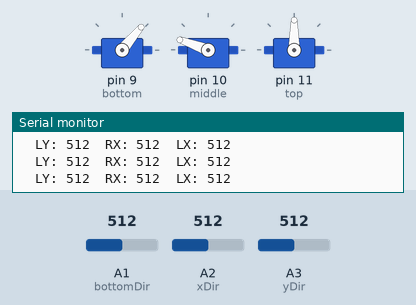
Bench run of a sketch on a simulated Arduino Uno, built with avr-gcc and run on an emulated ATmega328P. Parts: 3 × servo, the last lines printed to the serial monitor. Inputs (shaded band) come from the test bench; at power-on: A2 (xDir) = 512, A1 (bottomDir) = 512, A3 (yDir) = 512.

Above: at 1.2 s.
1.3 s: A2 (xDir) set to 681
4.3 s: A2 (xDir) set to 712
At 6.1 s:
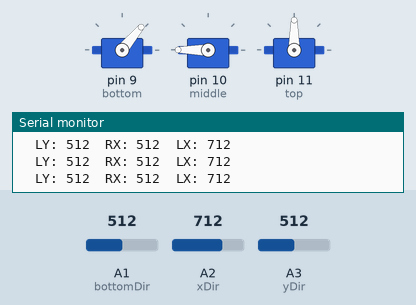
7.3 s: A1 (bottomDir) set to 449
10.3 s: A1 (bottomDir) set to 431
At 10.5 s:
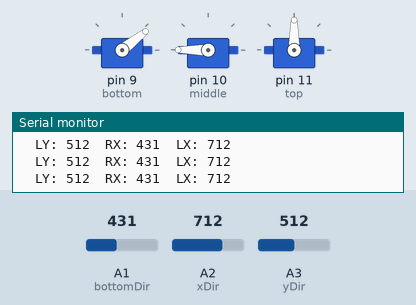
At 12.1 s:
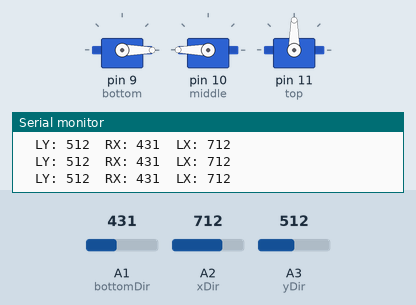
13.3 s: A3 (yDir) set to 690
14.8 s: A3 (yDir) set to 717
At 17.3 s:
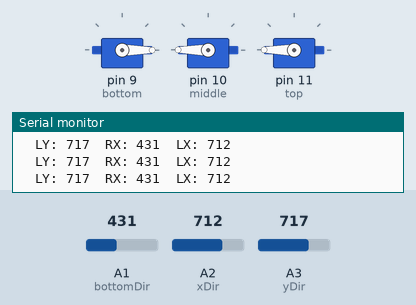
Timing chart, 0 to 18.8 s (numbered marks = the images above; inputs shaded):
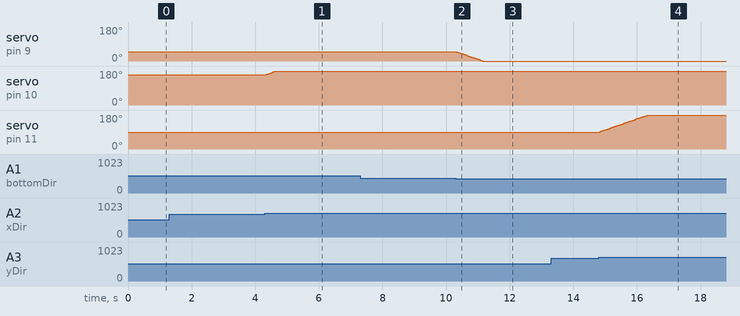

Measured:
- the behaviour switches between 699 and 700 on A2 (xDir) (found by bisection; images 0 and 1)
- the behaviour switches between 441 and 440 on A1 (bottomDir) (found by bisection; images 1 and 2)
- the behaviour switches between 699 and 700 on A3 (yDir) (found by bisection; images 3 and 4)
- after the input at 4.3 s, servo on pin 10 (middle): 160° → 180° after 0.05 s
- after the input at 10.3 s, servo on pin 9 (bottom): moves from 50° to 0° over 0.82 s, starting at once
- after the input at 14.8 s, servo on pin 11 (top): moves from 90° to 180° over 1.5 s, starting at once

The sketch:

Robotic_Arm.ino
```cpp
#include <Servo.h>

#define xDir A2 //horizontal left right movement green wire
#define yDir A3 //orange is up down movement
#define bottomDir A1 //throttle control

int val_lx; // Bottom Servo
int val_ly; // Middle Servo
int val_rx; // Top servo

const int botServOff = 94;//this turns botServo off

Servo bottom;
Servo middle;
Servo top;

void setup() {
    bottom.attach(9);
    middle.attach(10);
    top.attach(11);
    val_lx = 160;
    val_ly = 90;
    val_rx = 50;
    //val_lx = 2;
    //val_ly = 2;
    //val_rx = 2;
    Serial.begin(9600);
}

void loop() {
    // put your main code here, to run repeatedly:

    int ly = analogRead(yDir);
    if (ly >= 700) {
        if (val_ly <= 180) {
            val_ly = val_ly + 3;
        }
    } else if ( ly <= 440) {
        if (val_ly >=0) {
            val_ly = val_ly - 3;
        }
    }

    int lx = analogRead(xDir);
    if (lx >= 700) {
        if (val_lx <=180) {
            val_lx = val_lx + 3;
        }
    } else if (lx <= 440) {
        if(val_lx >= 0){
            val_lx = val_lx - 3;
        }
    }

    int rx = analogRead(bottomDir);
    if (rx >= 700) {
        if (rx <= 180) {
            val_rx = val_rx + 3;
        }

    } else if ( rx <= 440) {
        if (val_rx >=0) {
            val_rx = val_rx - 3;
        }

    }

    Serial.print("  LX: ");
    Serial.println(lx);
    Serial.print("  LY: ");
    Serial.print(ly);
    Serial.print("  RX: ");
    Serial.print(rx);
    //val_lx = map(val_lx, 900, 0, 0, 150);
    middle.write(val_lx);
    //val_ly = map(val_ly, 0, 900, 0, 180);
    top.write(val_ly);
    //val_rx = map(val_rx, 0, 900, 0, 180);
    bottom.write(val_rx);

    delay(50);
}
```
